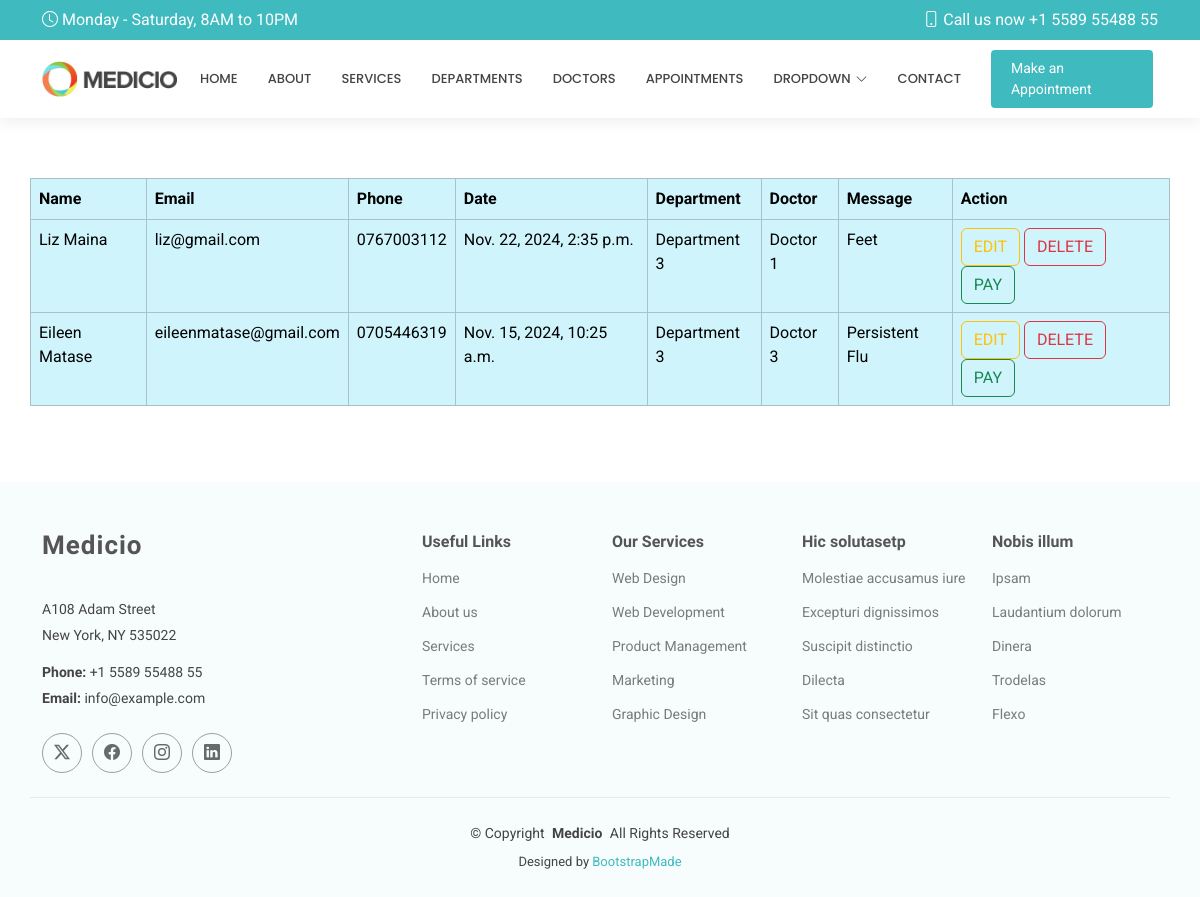
/show/, run on an earlier commit of the app's database.
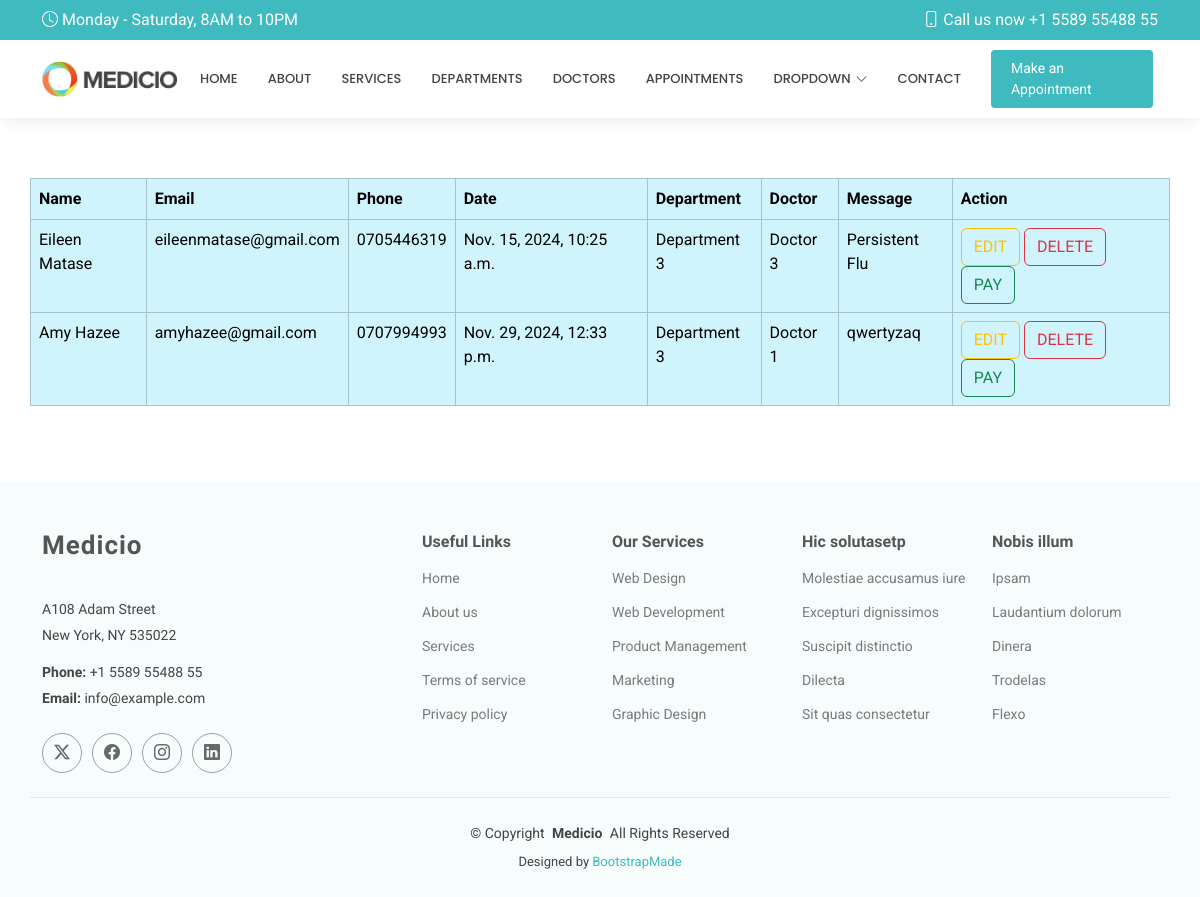
And on a later commit of the database.
### myapp/models.py (models this page shows, shortened)
class Appointment(models.Model):
    name = models.CharField(max_length=100)
    email = models.EmailField()
    phone = models.CharField(max_length=20)
    date = models.DateTimeField()
    department = models.CharField(max_length=50)
    doctor = models.CharField(max_length=50)
    message = models.TextField()

### myapp/views.py (the view)
# urls.py: path('show/', views.show, name='show'),
def show(request):
    allappointments = Appointment.objects.all()
    return render(request,'show.html',{'appointment':allappointments})

### templates/show.html
{% extends 'starter-page.html' %}
{% load static %}
{% block body %}
    <table class="table table-bordered table-info container" >
    <thead>
    <tr>
        <th>Name</th>
        <th>Email</th>
        <th>Phone</th>
        <th>Date</th>
        <th>Department</th>
        <th>Doctor</th>
        <th>Message</th>
        <th>Action</th>
    </tr>
    </thead>
    <tbody>
    {% for x in appointment  %}
        <tr>
            <td>{{ x.name }}</td>
            <td>{{ x.email }}</td>
            <td>{{ x.phone }}</td>
            <td>{{ x.date }}</td>
            <td>{{ x.department }}</td>
            <td>{{ x.doctor }}</td>
            <td>{{ x.message }}</td>
            <td>
                <a href="/edit/{{ x.id }}" class="btn btn-outline-warning">EDIT</a>
                <a href="/delete/{{ x.id }}" class="btn btn-outline-danger">DELETE</a>
                <a href="" class="btn btn-outline-success">PAY</a>
            </td>
        </tr>
    {% endfor %}
    </tbody>
    </table>
{% endblock %}

What changed in the data, as far as the page shows it:
removed Appointment: name "Liz Maina", email "liz@gmail.com", phone "0767003112", date "Nov. 22, 2024, 2:35 p.m.", department "Department 3", doctor "Doctor 1", message "Feet"
added Appointment: name "Amy Hazee", email "amyhazee@gmail.com", phone "0707994993", date "Nov. 29, 2024, 12:33 p.m.", department "Department 3", doctor "Doctor 1", message "qwertyzaq"
